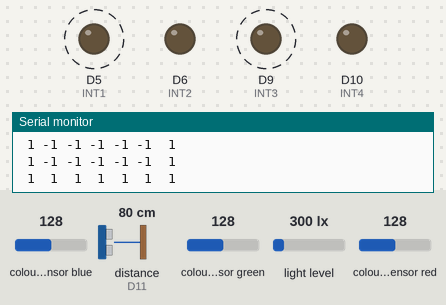
The sketch below on a simulated Arduino Nano 33 BLE. On the bench: output pins drawn as LEDs (lit = HIGH), the last lines printed to the serial monitor. Wiring (inferred from the names in the program): ultrasonic range finder: trigger D12; echo D11. Dashed ring = blinking. The inputs (shaded band) are chosen by the test bench; at power-on: distance to the obstacle (sensor on D11) 80 cm, colour sensor blue 128, colour sensor green 128, light level 300 lx, colour sensor red 128. The echo pulse lasts 58.3 µs per cm; pins used as bus, display or sensor lines are not drawn.

Above: at 1.44 s.
1.8 s: distance to the obstacle (sensor on D11) set to 19 cm
At 2.09 s:
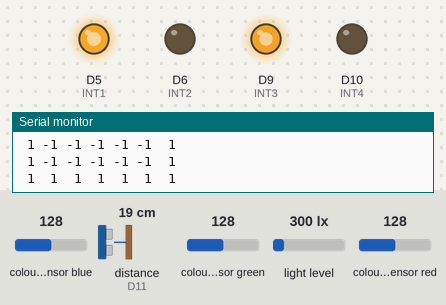
4.8 s: distance to the obstacle (sensor on D11) set to 14 cm
At 12.3 s:
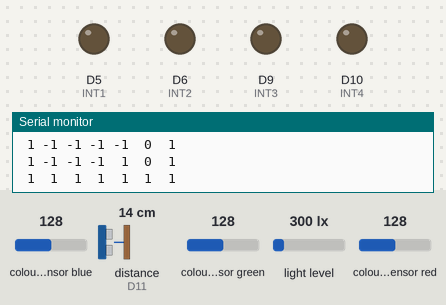
Timing chart, 0 to 13.8 s (numbered marks = the images above; inputs shaded):
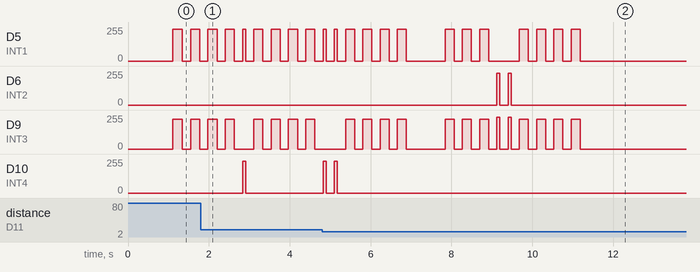

Measured:
- the behaviour switches between 17 and 16 cm on distance to the obstacle (sensor on D11) (found by bisection; images 1 and 2)
- after the input at 4.8 s, D6 (INT2): alternates 240/255 for 0.08 s and 0/255 for 0.20 s, 4 changes in all, then stays 0/255, starting after 4.3 s; D10 (INT4): 0/255 → 240/255 after 0.30 s, → 0/255 0.08 s later

The sketch:

robot.ino
```cpp
#define TRIGGER_PIN 12
#define ECHO_PIN 11
#define INT1 5
#define INT2 6
#define INT3 9
#define INT4 10
#include <Arduino_APDS9960.h>
#include <SoftwareSerial.h>
#include <LinkedList.h> // Necesitarás instalar esta biblioteca
#include <Wire.h>
#include <SparkFun_APDS9960.h>
SoftwareSerial BT1(3,2);

SparkFun_APDS9960 apds = SparkFun_APDS9960();
uint16_t ambient_light = 0;
uint16_t red_light = 0;
uint16_t green_light = 0;
uint16_t blue_light = 0;

// Dimensiones de la matriz
const int filas = 7; // Número de filas
const int columnas = 7; // Número de columnas

  int mapa[filas][columnas] = {
    {1, 1, 1, 1, 1, 1, 1},
    {1, 0, -1, 0, 0, 1, 1},
    {1, 0, 1, 0, 0, 0 ,1},
    {1, 0, 1, 0, 0, 0, 1},
    {1, 0, 1, 1, 0, 1, 1},
    {1, 0, 1, 0, 0, 0, 1},
    {1, 1, 1, 1, 1, 1, 1}
  };

struct Punto {
  int x, y;
};

enum Accion {
  ADELANTE,
  GIRO_DERECHA,
  GIRO_IZQUIERDA
};

// Estructura para representar un nodo en el algoritmo A*
struct Nodo {
  Punto posicion;
  int costoG;
  int costoH;
  int costoF() { return costoG + costoH; }
  Nodo *padre;
};

LinkedList<Nodo*> abrirLista;
LinkedList<Nodo*> cerrarLista;

// Función heurística (distancia de Manhattan)


int speedMotor = 0;
int lastMove = 0;
int del = 600;
bool moved= false;
int delForward = 220;
int delRotation = 72;
bool primerPaso = false;

// Declaración de la matriz
//int mapa[filas][columnas];
int adjacent[4];

// Inicialización de la matriz
void inicializarMapa() {
    for (int i = 0; i < filas; i++) {
        for (int j = 0; j < columnas; j++) {
            mapa[i][j] = -1; // Casilla desconocida
        }
    }

    for (int i = 0; i < filas; i++) {
      mapa[i][0] = 1;
      mapa[i][columnas-1] = 1;
    }

    for (int i = 0; i < filas; i++) {
      mapa[0][i] = 1;
      mapa[filas-1][i] = 1;
    }
    // Establecer la casilla inicial como libre
    mapa[1][1] = 0;
}

int direction = 0;
int frontPosition = -1;
int leftPosition = -1;
int rightPosition = -1;
int backPosition = -1;
int posX = 1;
int posY = 1;
int value = -1;
bool advance = false;
bool rotate = false;
bool start = false;
bool route = false;
bool discovered = false;
Nodo *ruta;
Nodo *nodoActual;
String color = "rojo";

long distancia = 20;
void setup(){
  inicializarMapa();
 BT1.begin(9600);
 Serial.begin(9600);

 pinMode(TRIGGER_PIN, OUTPUT);
 pinMode(ECHO_PIN, INPUT);
 pinMode(INT1,OUTPUT);
 pinMode(INT2,OUTPUT);
 pinMode(INT3,OUTPUT);
 pinMode(INT4,OUTPUT);

 if ( apds.init() ) {
    Serial.println(F("APDS-9960 initialization complete"));
  } else {
    Serial.println(F("Something went wrong during APDS-9960 init!"));
  }

  // Start running the APDS-9960 light sensor (no interrupts)
  if ( apds.enableLightSensor(false) ) {
    Serial.println(F("Light sensor is now running"));
  } else {
    Serial.println(F("Something went wrong during light sensor init!"));
  }

  // Wait for initialization and calibration to finish
  delay(500);

}
void loop(){

 distancia=Ultrasonido(TRIGGER_PIN, ECHO_PIN);
  int umbral = 15;
  if (  !apds.readAmbientLight(ambient_light) ||
        !apds.readRedLight(red_light) ||
        !apds.readGreenLight(green_light) ||
        !apds.readBlueLight(blue_light) ) {
    Serial.println("Error reading light values");
    color = "No disponible";
  } else {
    if(green_light == red_light && red_light == blue_light){
      color = "Negro";
    }else if(red_light > green_light && red_light > blue_light){
      color = "Rojo";
    }else if(green_light > red_light && green_light > blue_light){
      color = "Verde";
    }else if(red_light > blue_light && green_light > blue_light && abs(red_light - green_light) < umbral){
      color = "Amarillo";
    }else{
      color = "Otro"; // Si no es ninguno de los anteriores
    }
  }


  //Conseguir vecinos
  if(route == false){

    if(primerPaso){
      imprimirDatos();
    getAdjacent(posX, posY);

    //Dererminar casilla del frente

    if(direction == 0){
      frontPosition = adjacent[0];
      leftPosition = adjacent[3];
      rightPosition = adjacent[1];
      backPosition = adjacent[2];
    }else if(direction == 90){
      frontPosition = adjacent[3];
      leftPosition = adjacent[2];
      rightPosition = adjacent[0];
      backPosition = adjacent[1];
    }else if(direction == 180){
      frontPosition = adjacent[2];
      leftPosition = adjacent[1];
      rightPosition = adjacent[3];
      backPosition = adjacent[0];
    }else if(direction == 270){
      frontPosition = adjacent[1];
      leftPosition = adjacent[0];
      rightPosition = adjacent[2];
      backPosition = adjacent[3];
    }


    //Determinar si la casilla del frente está explorada o si se puede avanzar
    if (frontPosition == -1) {
      if (distancia > 16) {
          value = 0;
          advance = true;
          rotate = false;
      } else {
          value = 1;
          advance = false;
          rotate = true;
      }
      discovered = true;
    } else {

      if (discovered) {
          if(frontPosition == 0){
            advance = true;
            rotate = false;
          }else{
            advance = false;
            rotate = true;
          }

      } else {
          if (frontPosition != 1 && (rightPosition != 1 || leftPosition != 1 || backPosition != 1)) {
            // Avanzamos solo si frontPosition no es igual a 1
            advance = true;
            rotate = false;
        } else {
            advance = false;
            rotate = true;
        }
      }
    }


      if(frontPosition != -1 && backPosition != -1 && rightPosition != -1 && leftPosition != -1 && !discovered){
          Punto inicio ={posX, posY};
          Punto fin = buscarInexplorados();
          if(fin.x == -1 || fin.y == -1){
            fin = {0,0};
          }
          ruta = encontrarRuta(mapa, inicio,fin);
          invertirRuta(ruta);
          ruta = ruta -> padre;
          route = true;
          advance = false;
          rotate = false;
        }

      if(direction == 0 && frontPosition == -1 && !route){
          mapa[posX+1][posY] = value;
      }else if(direction == 90 && frontPosition == -1 && !route){
          mapa[posX][posY-1] = value;
      }else if(direction == 180 && frontPosition == -1 && !route){
          mapa[posX-1][posY] = value;
      }else if(direction == 270 && frontPosition == -1 && !route){
          mapa[posX][posY+1] = value;
      }

    //Avanzar hacia adelante
    speedMotor = 240;
    moved = false;

    if(advance){
      if(lastMove == 0){
        forward();
         if(direction == 0){
            posX++;
        }else if(direction == 90){
            posY--;
        }else if(direction == 180){
            posX--;
        }else if(direction == 270){
            posY++;
        }
        discovered = false;
        Serial.println(("Al frente"));
        del = delForward;
        moved = true;
        lastMove = 1;
      }
    }else if(rotate){
      if(lastMove == 0){

        if(rightPosition == -1 || rightPosition == 0){
          right();
          Serial.println(("Derecha"));
          direction = (direction - 90 + 360) % 360;

        }else if(leftPosition == -1 || leftPosition == 0){
          left();
          Serial.println(("Izquierda"));
          direction = (direction + 90) % 360;

        }
        moved = true;
        del = delRotation;
        lastMove = 1;

      }
    }

    if(lastMove == 1 && !moved){
      stop();
      Serial.println(("Detenerse"));
      lastMove = 0;
      del = 200;
      moved = false;
    }

    imprimirMapa();

    }

  }else if(route == true){
    del = 300;
    advance = false;
    rotate = false;
    //Serial.println("astar");
    if(ruta != nullptr){
      //imprimirRuta(ruta);
      int movX = 0;
      int movY = 0;
      Serial.println(ruta->posicion.y);
      Serial.println(ruta->posicion.x);
      if(ruta->posicion.y != posY){
      movY = ruta->posicion.y - posY;
        if(movY == -1){
          if(direction == 90){
            advance = true;
          }else{
            rotate = true;
          }
        }else if(movY == 1){
          if(direction == 270){
            advance = true;
          }else{
            rotate = true;
          }
        }
      }else if(ruta->posicion.x != posX){
        movX = ruta->posicion.x - posX;
        if(movX == -1){
          if(direction == 180){
            advance = true;
          }else{
            rotate = true;
          }
        }else if(movX == 1){
          if(direction == 0){
              advance = true;
            }else{
              rotate = true;
            }
        }
      }

      if(advance){
        posX += movX;
        posY += movY;
        forward();
        ruta = ruta->padre;
        del = delForward;
      }else if(rotate){
        right();
        direction = (direction - 90 + 360) % 360;
        del = delRotation;
      }
      imprimirDatos();
      imprimirMapa();
    }else{
      stop();
      route = false;
      lastMove = 0;
      moved = false;
    }
  }
  primerPaso = true;
  enviarBluetooth();
 delay(del);
}


void motorA(char d, int velocity)
{
 if(d =='A'){
 analogWrite(INT1,LOW);
 analogWrite(INT2,velocity);
 }else if (d =='R'){
 analogWrite(INT1,velocity);
 analogWrite(INT2,LOW);
 }else{
 digitalWrite(INT1,LOW);
 digitalWrite(INT2,LOW);
 }
}

void motorB(char d,int velocity)
{
 if(d =='A'){
 analogWrite(INT3,LOW);
 analogWrite(INT4,velocity);
 }else if (d =='R'){
 analogWrite(INT3,velocity);
 analogWrite(INT4,LOW);
 }else{
 analogWrite(INT3,LOW);
 analogWrite(INT4,LOW);
 }
}

void forward(){
  motorA('R', speedMotor);
  motorB('R', speedMotor-15);
  //Serial.println(("Al frente"));
}

void right(){
  motorA('R', speedMotor);
  motorB('A', speedMotor);
  //serial.println(("Giro derecha"));
}

void left(){
  motorA('A', speedMotor);
  motorB('R', speedMotor);
  //serial.println(("Giro izquierda"));
}

void stop(){
  speedMotor = 0;
  motorA('R', speedMotor);
  motorB('R', speedMotor);
  //Serial.println(("Detenerse"));
}

void enviarBluetooth(){
    BT1.println("");
    BT1.print("dir:");
    BT1.print(direction);
    BT1.print(", dist:");
    BT1.print(distancia);
    BT1.print(", X:");
    BT1.print(posX);
    BT1.print(", Y:");
    BT1.print(posY);
    BT1.print(", color:");
    BT1.print(color);
}

void getAdjacent(int posX, int posY){
  //int adjacent[4];
  adjacent[0] = mapa[posX+1][posY];
  adjacent[1] = mapa[posX][posY+1];
  adjacent[2] = mapa[posX-1][posY];
  adjacent[3] = mapa[posX][posY-1];
  //return adjacent;
}

long Ultrasonido(int trigger, int eco){
 long duration; //timepo que demora en llegar el eco
 long distance; //distancia en centimetros

 digitalWrite(trigger,LOW);
 delayMicroseconds(2);
 digitalWrite(trigger,HIGH);
 delayMicroseconds(10);
 digitalWrite(trigger,LOW);
 duration = pulseIn(eco, HIGH); //obtenemos el ancho del pulso
 distance = (duration*.0343)/2;
 return distance;
}

void imprimirMapa() {
  for (int j = 0; j < columnas; j++) {
    for (int i = 0; i < filas; i++) {
      if(posX == i && posY == j){
        Serial.print(" X");
      }else{
        if(mapa[i][j] != -1){
          Serial.print(" ");
        }
        Serial.print(mapa[i][j]);
      }
      Serial.print(" "); // Espacio entre números
    }
    Serial.println(); // Nueva línea al final de cada columna
  }
  Serial.println(); // Línea adicional para separar impresiones sucesivas
}

void imprimirDatos(){
  Serial.print("A la izquierda: ");
    Serial.println(leftPosition);
    Serial.print("A la derecha: ");
    Serial.println(rightPosition);
    Serial.print("Dirección a la que mira: ");
    Serial.println(direction);
    Serial.print("Distancia: ");
    Serial.println(distancia);
}

int heuristica(Punto a, Punto b) {
  return abs(a.x - b.x) + abs(a.y - b.y);
}

// Verifica si un punto está dentro de la matriz y no es un obstáculo
bool esValido(int matriz[][columnas], Punto p) {
  return (p.x >= 0) && (p.x < filas) && (p.y >= 0) && (p.y < columnas) &&
         (matriz[p.x][p.y] == 0);
}

Accion determinarAccion(Punto actual, Punto siguiente) {
  if (siguiente.x > actual.x) {
    return ADELANTE;
  } else if (siguiente.y > actual.y) {
    return GIRO_DERECHA;
  } else if (siguiente.y < actual.y) {
    return GIRO_IZQUIERDA;
  }
  // Añadir más condiciones si es necesario
}

LinkedList<Accion> convertirEnAcciones(LinkedList<Punto> ruta) {
  LinkedList<Accion> listaAcciones;
  for (int i = 0; i < ruta.size() - 1; i++) {
    Punto actual = ruta.get(i);
    Punto siguiente = ruta.get(i + 1);
    Accion accion = determinarAccion(actual, siguiente);
    listaAcciones.add(accion);
  }
  return listaAcciones;
}

Nodo* encontrarRuta(int matriz[filas][columnas], Punto inicio, Punto fin) {
  Serial.println("Inicio");
  Nodo *nodoInicial = new Nodo();
  nodoInicial->posicion = inicio;
  nodoInicial->padre = nullptr;
  nodoInicial->costoG = 0;
  nodoInicial->costoH = heuristica(inicio, fin);
  abrirLista.add(nodoInicial);

  while (abrirLista.size() > 0) {
    Nodo *nodoActual = abrirLista.get(0);
    for (int i = 1; i < abrirLista.size(); i++) {
      if (abrirLista.get(i)->costoF() < nodoActual->costoF() ||
          (abrirLista.get(i)->costoF() == nodoActual->costoF() && abrirLista.get(i)->costoH < nodoActual->costoH)) {
        nodoActual = abrirLista.get(i);
      }
    }

    abrirLista.remove(nodoActual);
    cerrarLista.add(nodoActual);

    if (nodoActual->posicion.x == fin.x && nodoActual->posicion.y == fin.y) {
      return nodoActual; // Ruta encontrada
    }

    // Generar sucesores...
    generarSucesores(nodoActual, fin, matriz);
  }

  return nullptr; // No se encontró ruta
}

void accionesDeRuta(Nodo *nodoFinal) {
  LinkedList<Punto> ruta;
  Nodo *nodoActual = nodoFinal;
  while (nodoActual != nullptr) {
    ruta.add(nodoActual->posicion);
    nodoActual = nodoActual->padre;
  }

  // Aquí iría el código para convertir la lista de puntos en acciones
  // Por ejemplo, comparar la posición actual con la siguiente para determinar si se avanza o se gira

  LinkedList<Punto> rutaInvertida;
  for (int i = ruta.size() - 1; i >= 0; i--) {
    rutaInvertida.add(ruta.get(i));
  }

  // Convertir la lista de puntos en acciones
  LinkedList<Accion> acciones = convertirEnAcciones(rutaInvertida);

  // Imprimir las acciones o manipular según sea necesario
  for (int i = 0; i < acciones.size(); i++) {
    switch (acciones.get(i)) {
      case ADELANTE:
        Serial.println("Adelante");
        break;
      case GIRO_DERECHA:
        Serial.println("Giro a la derecha");
        break;
      case GIRO_IZQUIERDA:
        Serial.println("Giro a la izquierda");
        break;
    }
  }
}

bool estaEnCerrarLista(Punto p) {
  for (int i = 0; i < cerrarLista.size(); i++) {
    if (cerrarLista.get(i)->posicion.x == p.x && cerrarLista.get(i)->posicion.y == p.y) {
      return true;
    }
  }
  return false;
}

// Función para generar sucesores de un nodo actual
void generarSucesores(Nodo *nodoActual, Punto fin, int matriz[][columnas]) {
  // Direcciones posibles a moverse: Arriba, Derecha, Abajo, Izquierda
  Punto direcciones[4] = {{0, -1}, {1, 0}, {0, 1}, {-1, 0}};

  for (int i = 0; i < 4; i++) {
    Punto nuevaPos = {nodoActual->posicion.x + direcciones[i].x, nodoActual->posicion.y + direcciones[i].y};

    // Si la nueva posición es válida y no está en la lista cerrada
    if (esValido(matriz, nuevaPos) && !estaEnCerrarLista(nuevaPos)) {
      Nodo *sucesor = new Nodo;
      sucesor->posicion = nuevaPos;
      sucesor->padre = nodoActual;
      sucesor->costoG = nodoActual->costoG + 1; // Costo del movimiento, asumimos que siempre es 1
      sucesor->costoH = heuristica(sucesor->posicion, fin);

      // Verificar si el sucesor ya está en la lista abierta con un costo mayor
      bool enAbrirConMayorCosto = false;
      for (int j = 0; j < abrirLista.size(); j++) {
        Nodo *nodoEnAbrir = abrirLista.get(j);
        if (nodoEnAbrir->posicion.x == sucesor->posicion.x && nodoEnAbrir->posicion.y == sucesor->posicion.y) {
          if (nodoEnAbrir->costoG > sucesor->costoG) {
            abrirLista.remove(j); // Removemos el nodo con mayor costo
            abrirLista.add(sucesor); // Añadimos el sucesor con menor costo
          }
          enAbrirConMayorCosto = true;
          break;
        }
      }

      // Si no está en la lista abierta o no está con un costo mayor, lo añadimos
      if (!enAbrirConMayorCosto) {
        abrirLista.add(sucesor);
      }
    }
  }
}

void invertirRuta(Nodo *&ruta) {
  Nodo *actual = ruta;
  Nodo *anterior = NULL;
  Nodo *siguiente = NULL;

  while (actual != NULL) {
    siguiente = actual->padre; // Guarda el siguiente nodo
    actual->padre = anterior;  // Invierte el puntero del padre
    anterior = actual;         // Mueve el puntero anterior al nodo actual
    actual = siguiente;        // Avanza al siguiente nodo
  }
  ruta = anterior; // Actualiza la ruta al nuevo primer nodo
}

void imprimirRuta(Nodo *nodoFinal) {
  // Primero, construimos la lista de puntos desde el final hasta el inicio
  LinkedList<Punto> ruta;
  Nodo *nodoActual = nodoFinal;
  while (nodoActual != nullptr) {
    ruta.add(nodoActual->posicion);
    nodoActual = nodoActual->padre;
  }

  // Luego, invertimos la lista para que la ruta vaya desde el inicio hasta el final
  for (int i = ruta.size() - 1; i >= 0; i--) {
    Punto p = ruta.get(i);
    Serial.print("(");
    Serial.print(p.x);
    Serial.print(", ");
    Serial.print(p.y);
    Serial.print(")");
    if (i > 0) {
      Serial.print(" -> ");
    }
  }
  Serial.println(); // Para terminar la línea después de imprimir la ruta completa
}

Punto buscarInexplorados(){
  Punto masCercano = { -1, -1 };
  int distanciaMinima = filas + columnas;
  for (int j = 0; j < columnas; j++) {
    for (int i = 0; i < filas; i++) {
      if(mapa[i][j] == 0){
        if(mapa[i+1][j] == -1 || mapa[i-1][j] == -1 || mapa[i][j+1] == -1 || mapa[i][j-1] == -1){
          int distancia = abs(posX - i) + abs(posY - j);
          if(distancia < distanciaMinima){
            masCercano.x = i;
            masCercano.y = j;
            distanciaMinima = distancia;
          }
        }
      }
    }
  }
  return masCercano;
}
```
